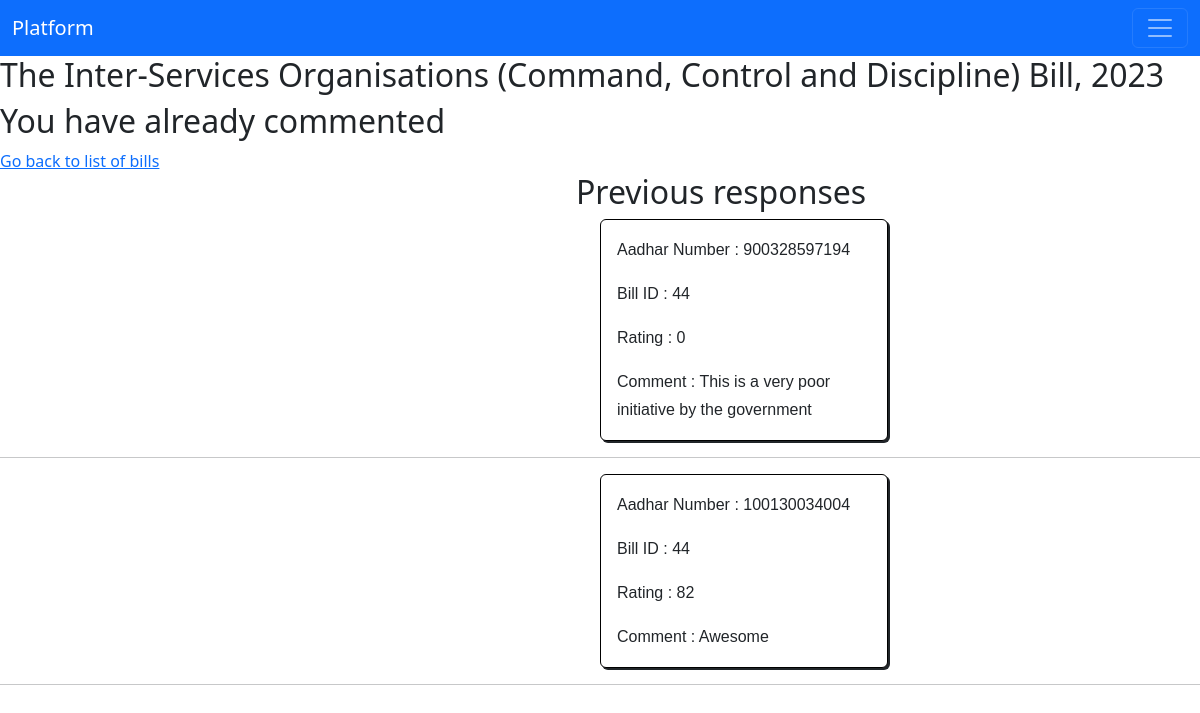
/bills/44/900328597194, run on the app's committed database.
### main.py (models this page shows)
class Bills(db.Model):
    __tablename__='bills'
    BID=db.Column(db.Integer, primary_key=True)
    BName=db.Column(db.String)
    Ministry=db.Column(db.String)
    status=db.Column(db.String)
    Description=db.Column(db.String)
    year=db.Column(db.Integer)

class Opinions(db.Model):
    __tablename__='opinions'
    resnum=db.Column(db.Integer, primary_key=True, autoincrement=True)
    Aanum=db.Column(db.Integer, db.ForeignKey("users.Aanum"), nullable=False)
    BID=db.Column(db.Integer, db.ForeignKey("bills.BID"), nullable=False)
    rating=db.Column(db.Integer)
    comments=db.Column(db.String)

### main.py (the view, shortened to what this page needs)
@app.route("/bills/<int:BID>/<int:Aanum>", methods=["POST", "GET"])
def respons(BID, Aanum):
    bill=Bills.query.filter_by(BID=BID).first()
    if request.method=="GET":
        opinions=Opinions.query.filter_by(Aanum=Aanum, BID=BID).all()
        if opinions:
            opinions=Opinions.query.filter_by(BID=BID).all()
            return render_template("exists.html",Aanum=Aanum, BID=BID, opinions=opinions, bill=bill)
        opinions=Opinions.query.filter_by(BID=BID).all()
        return render_template("response.html",Aanum=Aanum, BID=BID, opinions=opinions, bill=bill)

### templates/exists.html (shortened to what this page needs)
<!DOCTYPE html>
<html>
    <head><title>students</title>
      <link href="https://cdn.jsdelivr.net/npm/bootstrap@5.3.0/dist/css/bootstrap.min.css" rel="stylesheet">
    </head>
<body>
  <nav class="navbar navbar-dark bg-primary">
    <div class="container-fluid">
      <a class="navbar-brand" href="#">Platform</a>
      <button class="navbar-toggler" type="button" data-bs-toggle="collapse" data-bs-target="#navbarSupportedContent" aria-controls="navbarSupportedContent" aria-expanded="false" aria-label="Toggle navigation">
        <span class="navbar-toggler-icon"></span>
      </button>
    </div>
  </nav>
        <h2>{{bill["BName"]}}</h2>
        <h2>You have already commented</h2>
        <a href='/bills/{{Aanum}}'> Go back to list of bills</a>
        <h2 style="margin-left:36rem">Previous responses</h2>
        {%for response in opinions%}
        <div class="card" style="width: 18rem;border:1px solid black;box-shadow:2px 2px;margin-left:37.5rem">
          <div class="card-body">
            <p class="card-text">Aadhar Number : {{response["Aanum"]}} </p>
            <p class="card-text">Bill ID : {{response["BID"]}} </p>
            <p class="card-text">Rating : {{response["rating"]}} </p>
            <p class="card-text">Comment : {{response["comments"]}} </p>
          </div>
        </div>
        <hr/>
        {% endfor %}
</body>
</html>

### templates/exists.html (style rules this page uses)
body { background-color: white; }
p { font-family: "Nunito", sans-serif; font-size: 16px; line-height: 28px; }
div { padding: 40; margin: 40; border-radius: 40; }

### data on the page
Bills: BName "The Inter-Services Organisations (Command, Control and Discipline) Bill, 2023"
Opinions: Aanum "900328597194", BID "44", rating "0", comments "This is a very poor initiative by the government"
Opinions: Aanum "100130034004", BID "44", rating "82", comments "Awesome"
